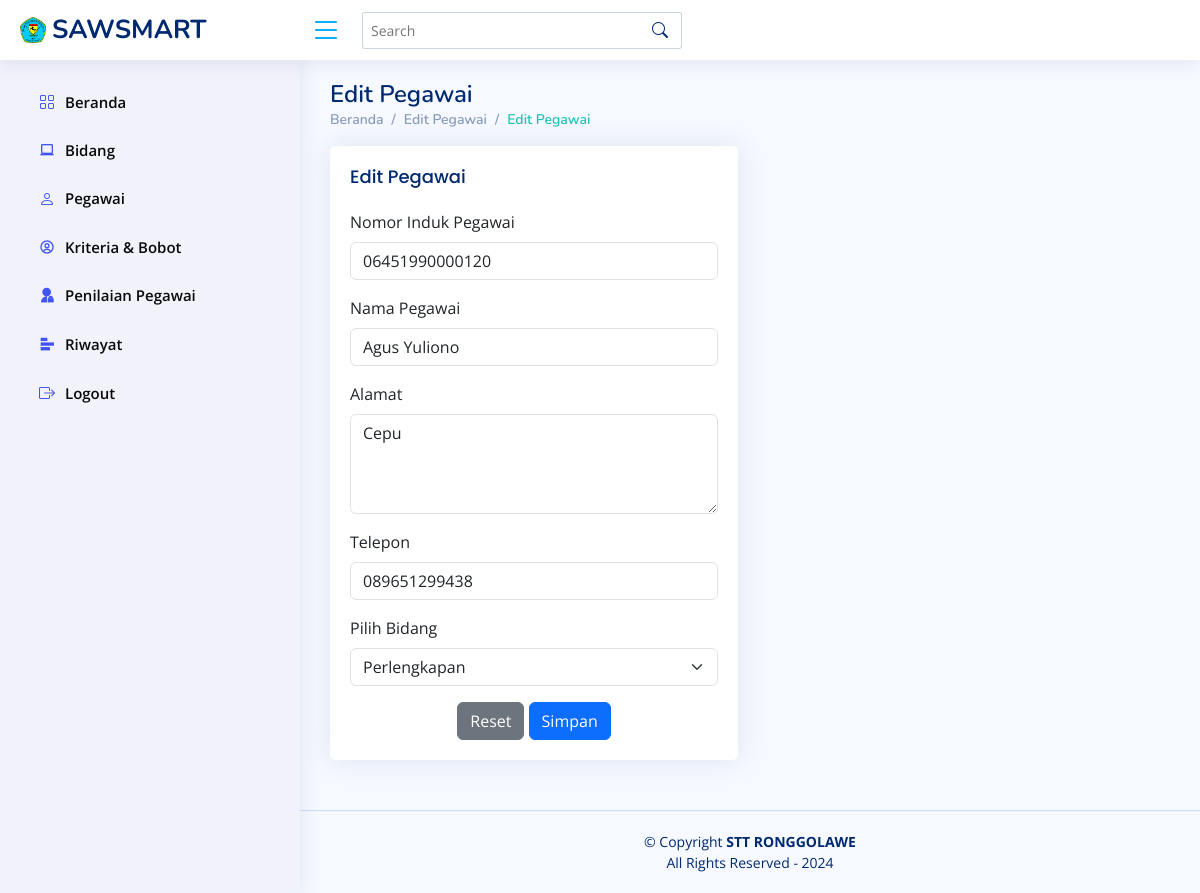
Screenshot of /pegawai/edit/16/ with the database file from the repository.
### spksaw/models.py (models this page shows, shortened)
class Pegawai(models.Model):
    id = models.AutoField(primary_key=True)  # ID otomatis
    nomor_induk = models.CharField(max_length=20, unique=True)  # Nomor induk pegawai
    nama = models.CharField(max_length=100)  # Nama pegawai
    alamat = models.TextField()  # Alamat pegawai
    no_telp = models.CharField(max_length=15)  # Nomor telepon pegawai
    bidang = models.ForeignKey(Bidang, on_delete=models.CASCADE)  # Relasi ke tabel Bidang
    class Meta:
        verbose_name_plural = "Pegawai"
        ordering = ['nama']

class Bidang(models.Model):
    id = models.AutoField(primary_key=True)  # Auto Increment & Primary Key
    nama_bidang = models.CharField(max_length=255)  # Nama Bidang dengan panjang maksimal 255 karakter
    class Meta:
        verbose_name_plural = "Bidang"
        ordering = ['id']

### spksaw/views.py (the view, shortened to what this page needs)
# urls.py: path('pegawai/edit/<int:id>/', views.edit_pegawai, name='edit_pegawai'),
def edit_pegawai(request, id):
    pegawai = get_object_or_404(Pegawai, id=id)
    bidang_list = Bidang.objects.all()
    return render(request, 'edit_pegawai.html', {'pegawai': pegawai, 'bidang_list': bidang_list})

### spksaw/templates/edit_pegawai.html (shortened to what this page needs)
<!DOCTYPE html>
<html lang="en">
  <head>
    {% load static %}
    <link href="{% static 'assets/vendor/bootstrap/css/bootstrap.min.css' %}" rel="stylesheet" />
    <link href="{% static 'assets/vendor/bootstrap-icons/bootstrap-icons.css' %}" rel="stylesheet" />
    <link href="{% static 'assets/vendor/boxicons/css/boxicons.min.css' %}" rel="stylesheet" />
    <link href="{% static 'assets/vendor/quill/quill.snow.css' %}" rel="stylesheet" />
    <link href="{% static 'assets/vendor/quill/quill.bubble.css' %}" rel="stylesheet" />
    <link href="{% static 'assets/vendor/remixicon/remixicon.css' %}" rel="stylesheet" />
    <link href="{% static 'assets/vendor/simple-datatables/style.css' %}" rel="stylesheet" />
    <link href="{% static 'assets/css/style.css' %}" rel="stylesheet" />
  </head>
  <body>
    {% include 'partials/header.html' %}
    {% include 'partials/sidebar.html' %}
    <main id="main" class="main">
      <div class="pagetitle">
        <h1>Edit Pegawai</h1>
        <nav>
          <ol class="breadcrumb">
            <li class="breadcrumb-item">
              <a href="{% url 'home' %}">Beranda</a>
            </li>
            <li class="breadcrumb-item">Edit Pegawai</li>
            <li class="breadcrumb-item active">Edit Pegawai</li>
          </ol>
        </nav>
      </div>
      <section class="section">
        <div class="row">
          <div class="col-lg-6">
            <div class="card">
              <div class="card-body">
                <h5 class="card-title">Edit Pegawai</h5>
                <form class="row g-3" method="post">
                    <div class="col-12">
                        <label for="nomor_induk" class="form-label">Nomor Induk Pegawai</label>
                        <input type="number" class="form-control" id="nomor_induk" name="nomor_induk" value="{{ pegawai.nomor_induk }}" required />
                    </div>
                    <div class="col-12">
                        <label for="nama_pegawai" class="form-label">Nama Pegawai</label>
                        <input type="text" class="form-control" id="nama_pegawai" name="nama_pegawai" value="{{ pegawai.nama }}" required />
                    </div>
                    <div class="col-12">
                        <label for="alamat" class="form-label">Alamat</label>
                        <textarea class="form-control" id="alamat" style="height: 100px" name="alamat" required>{{ pegawai.alamat }}</textarea>
                    </div>
                    <div class="col-12">
                        <label for="no_hp" class="form-label">Telepon</label>
                        <input type="number" class="form-control" id="no_hp" name="no_hp" value="{{ pegawai.no_telp }}" required />
                    </div>
                    <div class="col-12">
                        <label for="pilih_bidang" class="form-label">Pilih Bidang</label>
                        <select class="form-select" id="pilih_bidang" name="pilih_bidang" required>
                            {% for bidang in bidang_list %}
                                <option value="{{ bidang.id }}" {% if bidang.id == pegawai.bidang.id %} selected {% endif %}>
                                    {{ bidang.nama_bidang }}
                                </option>
                            {% endfor %}
                        </select>
                    </div>
                    <div class="text-center">
                        <button type="reset" class="btn btn-secondary">Reset</button>
                        <button type="submit" class="btn btn-primary">Simpan</button>
                    </div>
                </form>
              </div>
            </div>
          </div>
        </div>
      </section>
    </main>
    {% include 'partials/footer.html' %}
  </body>
</html>

### spksaw/static/assets/css/style.css (style rules this page uses)
:root { scroll-behavior: smooth; }
body { font-family: "Open Sans", sans-serif; background: #f6f9ff; color: #444444; }
a { color: #4154f1; text-decoration: none; }
h1, h2, h3, h4, h5, h6 { font-family: "Nunito", sans-serif; }
#main { margin-top: 60px; padding: 20px 30px; transition: all 0.3s; }
.pagetitle { margin-bottom: 10px; }
.pagetitle h1 { font-size: 24px; margin-bottom: 0; font-weight: 600; color: #012970; }
.card { margin-bottom: 30px; border: none; border-radius: 5px; box-shadow: 0px 0 30px rgba(1, 41, 112, 0.1); }
.card-title { padding: 20px 0 15px 0; font-size: 18px; font-weight: 500; color: #012970; font-family: "Poppins", sans-serif; }
.card-body { padding: 0 20px 20px 20px; }
.breadcrumb { font-size: 14px; font-family: "Nunito", sans-serif; color: #899bbd; font-weight: 600; }
.breadcrumb a { color: #899bbd; transition: 0.3s; }
.breadcrumb .breadcrumb-item::before { color: #899bbd; }
.breadcrumb .active { color: #1fc3b5; font-weight: 600; }
@media (min-width: 1200px) { #main, #footer { margin-left: 300px; } }

### rows the page displays
Pegawai: nomor_induk "06451990000120", nama_pegawai "Agus Yuliono", alamat "Cepu", no_hp "089651299438", pilih_bidang "Perlengkapan"
